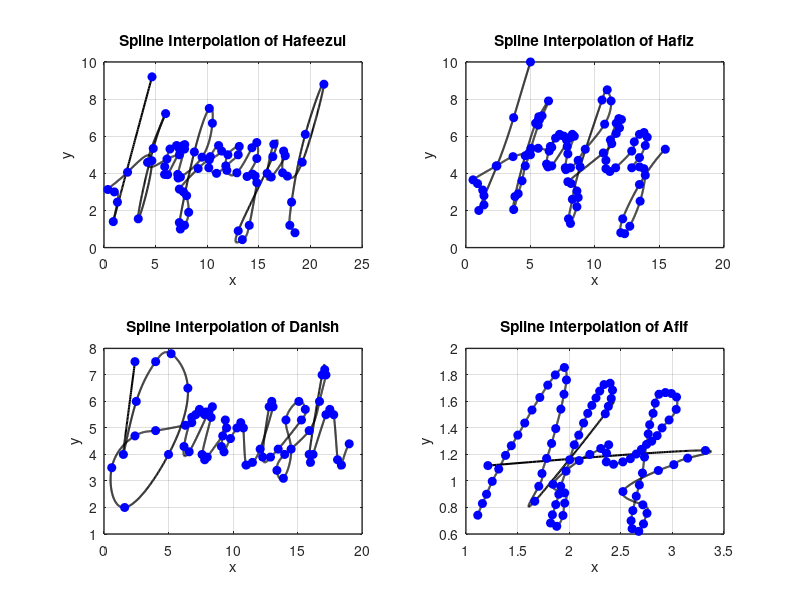

Source code (MATLAB):
% Hafeezul
subplot(2, 2, 1)
% Define data points for x and y coordinates
x = [4.65 0.90 1.30 1.00 0.37 2.28 4.64 3.32 4.77 5.97 4.22 6.10 7.30 7.29 7.03 6.39 5.88 5.87 6.16 7.61 7.82 7.80 7.14 7.18 7.40 9.50 10.5 10.2 8.75 7.30 7.40 7.80 8.20 8.00 7.70 7.30 9.12 10.2 11.4 11.1 10.3 10.15 10.9 11.8 13.0 13.1 12.0 11.9 12.87 14.33 14.8 14.8 13.86 14.38 14.64 14.8 14.07 13.4 13.0 16.35 16.45 15.8 16.2 17.56 17.4 17.3 17.76 19.2 21.3 19.5 18.17 18.0 18.50]
y = [9.20 1.40 2.45 3.00 3.13 4.06 4.68 1.55 5.34 7.22 4.59 4.77 5.00 5.33 5.50 5.31 4.36 3.94 3.93 5.48 5.55 5.31 3.94 3.75 3.80 4.87 6.70 7.50 5.15 1.35 1.00 1.20 1.90 2.80 3.00 3.15 4.26 4.73 5.20 5.50 4.90 4.300 4.00 4.40 5.00 5.45 5.00 4.16 4.030 5.380 5.66 4.80 3.830 3.96 3.86 3.50 1.200 0.43 0.90 4.900 5.570 4.00 3.80 4.950 5.20 4.03 3.850 4.60 8.80 6.10 2.45 1.20 0.800]

n = length(x);
t = 0:n-1; % Parametric coordinate t
tt = 0:0.01:n-1; % More dense coordinate tt for spline interpolation

% Compute spline interpolation
xx = spline(t, x, tt);
yy = spline(t, y, tt);

% Plot settings
figure(1)
plot(xx, yy, 'k', 'LineWidth', 1.5) % plot spline   
hold on
plot(x, y, 'bo', 'MarkerFaceColor', 'b') % plot data points
% axis([-0.2 6 -0.2 4.5])
grid on
title('Spline Interpolation of Hafeezul')
xlabel('x')
ylabel('y')
set(gca, 'FontSize', 10, 'LineWidth', 1)
grid on

% Hafiz
subplot(2, 2, 2)
% Define data points for x and y coordinates
x = [5 3.7 2.4 1 1.4 1.4 1.3 0.9 0.55 2.35 3.65 4.9 5.05 5.6 5.6 5.65 6.4 5.9 5.7 5.6 5.4 4.6 3.8 3.7 4.05 4.35 4.6 5 5.6 6.45 6.65 6.95 7.25 7.6 7.8 7.85 7.9 7.35 6.55 6.25 6.35 6.65 8.1 8.25 8.4 7.9 7.7 7.75 8.1 8.7 9.25 10.75 11.25 10.95 10.55 8.85 8.25 7.95 8.1 8.6 8.7 8.6 8.15 7.9 10.65 11.3 11.65 11.9 12.05 11.85 11.65 11.2 10.85 10.85 11.15 11.6 12.85 13.05 13.45 13.8 14.05 13.9 13.45 12.85 13.45 13.8 13.9 13.5 12.7 12.3 12 12.15 13.45 15.45];
y = [10 7 4.4 2 2.3 2.8 3.1 3.45 3.65 4.4 4.9 5.1 5.35 6.6 6.85 7.05 7.9 7.1 6.9 6.85 6.7 4.95 2.75 2.05 2.9 3.6 4.4 5 5.35 5.2 5.4 5.9 6.1 6 5.8 5.45 5.85 6.05 5.45 4.5 4.35 4.4 5.95 6.1 6 5.05 4.3 4.2 4.3 4.7 5.3 6.65 7.9 8.5 7.95 4.35 2.6 1.55 1.3 2.2 2.7 3.05 3.45 3.55 5.1 5.6 6.15 6.45 6.9 6.95 6.7 5.8 4.7 4.25 4.1 4.3 5.2 5.7 6.1 6.2 5.95 5.5 4.85 4.3 4.35 4.25 3.9 2.5 1.15 0.75 0.8 1.55 3.4 5.3];

n = length(x);
t = 0:n-1; % Parametric coordinate t
tt = 0:0.01:n-1; % More dense coordinate tt for spline interpolation

% Compute spline interpolation
xx = spline(t, x, tt);
yy = spline(t, y, tt);

% Plot settings
figure(1)
plot(xx, yy, 'k', 'LineWidth', 1.5) % plot spline
hold on
plot(x, y, 'bo', 'MarkerFaceColor', 'b') % plot data points
% axis([-0.2 6 -0.2 4.5])
grid on
title('Spline Interpolation of Hafiz')
xlabel('x')
ylabel('y')
set(gca, 'FontSize', 10, 'LineWidth', 1)
grid on


% Danish
subplot(2,2,3)
% Define data points for x and y coordinates
x = [2.4 1.5 2.5 4 5.2 6.5 5 1.6 0.6 2.4 4 6.3 6.8 7.1 7.5 7.8 7.9 7.4 6.8 6.2 6.6 8.1 8.4 8.3 7.6 7.8 8 9.2 9.5 9.4 9.1 9.3 9.8 10.3 10.6 10.8 11 11.5 12.1 13.1 13 12.8 12.3 12.9 13.5 15.3 15.6 15.1 14.1 14.5 13.9 13.4 14 15.9 16.7 17.2 17.1 16.9 15.9 16 16.2 17.2 17.5 17.8 18.1 18.4 19];
y = [7.5 4 6 7.5 7.8 6.5 4 2 3.5 4.7 4.9 5.1 5.2 5.5 5.6 5.5 5.6 5.7 5.4 4.3 4.1 5.6 5.8 5.4 4 3.8 3.9 4.7 5 5.3 4.3 4.1 4.6 5 5.2 5 3.6 3.7 4.2 5.8 6 5.8 3.9 3.9 4.2 5.3 5.7 6 5.3 4.2 3.1 3.4 4 4.9 6 7 7.2 7 4 3.7 4 5.5 5.7 5.5 3.8 3.6 4.4];

n = length(x);
t = 0:n-1;
tt = 0:0.01:n-1;

%Compute the spline interpolation
xx = spline(t, x, tt);
yy = spline(t, y, tt);

%Plot settings
figure(1)
plot(xx, yy,'k','LineWidth',1.5) %plot spline
hold on
plot(x, y, 'bo','MarkerFaceColor','b')%plot data points
grid on
title('Spline Interpolation of Danish')
xlabel('x')
ylabel('y')
set(gca,'FontSize',10,'LineWidth',1)
grid on

% Afif
subplot(2,2,4)
% Define data points for x and y coordinates
x = [1.115 1.16 1.2 1.255 1.318 1.384 1.44 1.503 1.57 1.64 1.716 1.793 1.866 1.954 1.974 1.95 1.92 1.87 1.83 1.782 1.737 1.706 1.667 2.35 2.38 2.408 2.42 2.397 2.338 2.296 2.26 2.22 2.18 2.14 2.093 2.05 2.006 1.97 1.918 1.9 1.87 1.838 1.82 1.88 1.94 1.957 1.957 1.843 2.097 2.2 2.306 2.383 2.362 2.36 2.43 2.52 2.593 2.65 2.7 2.75 2.8 2.852 2.9 2.968 3.037 3.04 2.99 2.932 2.87 2.834 2.813 2.78 2.766 2.73 2.71 2.68 2.65 2.617 2.6 2.61 2.674 2.72 2.754 2.714 2.521 2.864 3.014 3.148 3.32 1.213];
y = [0.742 0.83 0.9 0.997 1.09 1.193 1.266 1.346 1.437 1.535 1.63 1.723 1.8 1.856 1.762 1.654 1.542 1.395 1.283 1.17 1.056 0.96 0.847 1.507 1.563 1.622 1.685 1.737 1.727 1.678 1.626 1.57 1.51 1.437 1.346 1.273 1.16 1.074 0.96 0.9 0.822 0.745 0.683 0.658 0.74 0.833 0.91 0.975 1.154 1.2 1.245 1.273 1.21 1.144 1.126 1.144 1.168 1.203 1.238 1.276 1.3 1.342 1.4 1.46 1.54 1.633 1.66 1.667 1.654 1.587 1.51 1.424 1.355 1.18 1.06 0.97 0.885 0.777 0.7 0.64 0.62 0.676 0.756 0.82 0.92 1.079 1.123 1.172 1.23 1.116];

n = length(x);
t = 0:n-1;
tt = 0:0.01:n-1;

%Compute the spline interpolation
xx = spline(t, x, tt);
yy = spline(t, y, tt);

%Plot settings
figure(1)
plot(xx, yy,'k','LineWidth',1.5) %plot spline
hold on
plot(x, y, 'bo','MarkerFaceColor','b')%plot data points
grid on
title('Spline Interpolation of Afif')
xlabel('x')
ylabel('y')
set(gca,'FontSize',10,'LineWidth',1)
grid on



